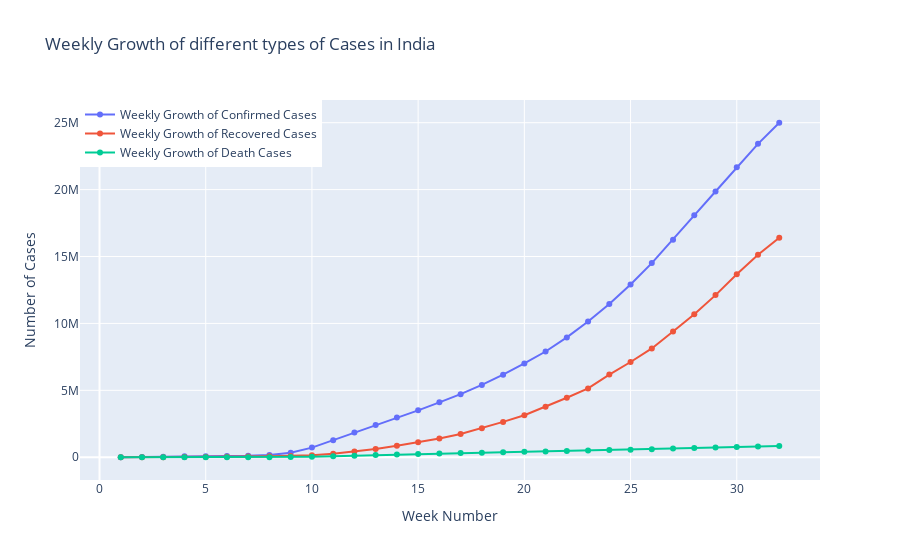

The code cell stored with this chart in its notebook:
### Markdown cell above
#### Closed Cases = Number of Recovered Cases + Number of Death Cases 
#### Increase in number of Closed classes imply either more patients are getting recovered from the disease or more pepole are dying because of COVID-19

### Code cell
datewise["WeekOfYear"]=datewise.index.weekofyear

week_num=[]
weekwise_confirmed=[]
weekwise_recovered=[]
weekwise_deaths=[]
w=1
for i in list(datewise["WeekOfYear"].unique()):
    weekwise_confirmed.append(datewise[datewise["WeekOfYear"]==i]["Confirmed"].iloc[-1])
    weekwise_recovered.append(datewise[datewise["WeekOfYear"]==i]["Recovered"].iloc[-1])
    weekwise_deaths.append(datewise[datewise["WeekOfYear"]==i]["Deaths"].iloc[-1])
    week_num.append(w)
    w=w+1

fig=go.Figure()
fig.add_trace(go.Scatter(x=week_num, y=weekwise_confirmed,
                    mode='lines+markers',
                    name='Weekly Growth of Confirmed Cases'))
fig.add_trace(go.Scatter(x=week_num, y=weekwise_recovered,
                    mode='lines+markers',
                    name='Weekly Growth of Recovered Cases'))
fig.add_trace(go.Scatter(x=week_num, y=weekwise_deaths,
                    mode='lines+markers',
                    name='Weekly Growth of Death Cases'))
fig.update_layout(title="Weekly Growth of different types of Cases in India",
                 xaxis_title="Week Number",yaxis_title="Number of Cases",legend=dict(x=0,y=1,traceorder="normal"))
fig.show()

### Figure 1 — Plotly figure (JSON) as saved in the notebook; plotly's stock layout.template omitted (floating-point values rounded to 4 significant figures)
{"data": [{"mode": "lines+markers", "name": "Weekly Growth of Confirmed Cases", "type": "scatter", "x": [1, 2, 3, 4, 5, 6, 7, 8, 9, 10, 11, 12, 13, 14, 15, 16, 17, 18, 19, 20, 21, 22, 23, 24, 25, 26, 27, 28, 29, 30, 31, 32], "y": [2118, 16787, 40151, 71226, 78985, 88371, 109835, 167447, 337122, 720140, 1272115, 1846680, 2401379, 2971475, 3506729, 4101699, 4713620, 5407613, 6166946, 7010582, 7900924, 8955536, 10145791, 11449707, 12910357, 14507491, 16252541, 18079516, 19861683, 21672186, 23420418, 24996456]}, {"mode": "lines+markers", "name": "Weekly Growth of Recovered Cases", "type": "scatter", "x": [1, 2, 3, 4, 5, 6, 7, 8, 9, 10, 11, 12, 13, 14, 15, 16, 17, 18, 19, 20, 21, 22, 23, 24, 25, 26, 27, 28, 29, 30, 31, 32], "y": [52, 472, 3244, 10865, 23394, 42716, 60695, 76034, 97243, 149076, 260012, 421722, 623903, 865733, 1125236, 1408980, 1733963, 2168563, 2641329, 3140920, 3769712, 4447086, 5140899, 6179006, 7116957, 8133663, 9397505, 10690555, 12115825, 13676868, 15137203, 16409757]}, {"mode": "lines+markers", "name": "Weekly Growth of Death Cases", "type": "scatter", "x": [1, 2, 3, 4, 5, 6, 7, 8, 9, 10, 11, 12, 13, 14, 15, 16, 17, 18, 19, 20, 21, 22, 23, 24, 25, 26, 27, 28, 29, 30, 31, 32], "y": [56, 362, 906, 1770, 2469, 2996, 3803, 6440, 14623, 33925, 69374, 114089, 165044, 206544, 247470, 282709, 315185, 345059, 372035, 402744, 433066, 468365, 501893, 534267, 569128, 606173, 648637, 689360, 731326, 775244, 808676, 842499]}], "layout": {"legend": {"traceorder": "normal", "x": 0, "y": 1}, "title": {"text": "Weekly Growth of different types of Cases in India"}, "xaxis": {"title": {"text": "Week Number"}}, "yaxis": {"title": {"text": "Number of Cases"}}}}
